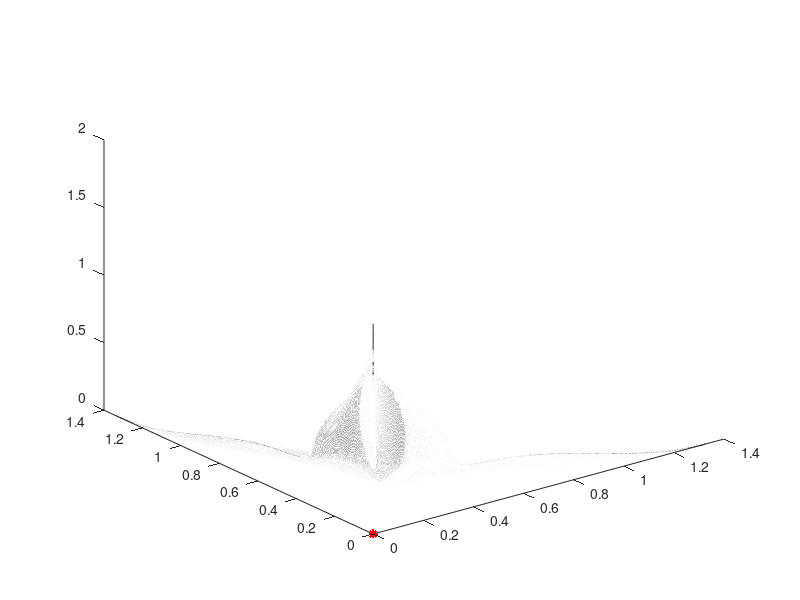

Recreate this plot in MATLAB.
P =1;
M = 8; %% objs
%%%%%%%%%%%%%%%%%%%%%%%%%%%%%%%%%%%%%%%%%%%%%%%%%%%%%%%%%%
x=[0:0.001:1];
A=2;
B=1;
S=2;
%%%%%%%%%%%%%%%%%%%%%%%%%%%%%%%%%%%%%%%%%%%%%%%%%%%%%%%%%%
x=[0:0.001:1];
y=[0:0.001:1];
[u,v]=meshgrid(x,y);
m1 =  2 - exp(cos(A.*power(u, B).*pi)+0.5.*(cos(A.*power(u, B).*pi)-0.5).^4)./(power(2, S).* A);
m2 =  2 - exp(cos(A.*power(v, B).*pi)+0.5.*(cos(A.*power(v, B).*pi)-0.5).^4)./(power(2, S).* A);
ma=(m1.*m2)./2;
m=ma;
f1=m.*(1-cos(u.*pi./2)).*(1-cos(v.*pi./2));
f2=m.*(1-cos(u.*pi./2)).*(1-sin(v.*pi./2));
f3=m.*(1-sin(u.*pi./2));
plot3(f1,f2,f3,'k');
hold on
%%%%%%%%%%%%%%%%%%%%%%%%%%%%%%%%%%%%%%%%%%%%%%%%%%%%%%%%%%
%% parameters in knee function;
m1 =  2 - exp(cos(A.*power(x, B).*pi)+0.5.*(cos(A.*power(x, B).*pi)-0.5).^4)./(power(2, S).* A);
%% find the index of the minima  
[~,N] = size(x); %% the size of x
index = round(N/2); %% there are two minima of the knee function. 
[mm,mxid] = min(m1(1,1:index));
[mm2,mxid2] = min(m1(1,index:N));
%% corresponding x 
xknee = [];
minx = x(mxid);
minx2 = x(mxid2+index-1);
xknee =[xknee;minx;minx2];
fxknee = repmat(xknee',M-1,1); %% the xknee set.
%%%%%%%%%%%%%%%%%%%%%%%%%%%%%%%%%%%%%%%%%%%%%%%%%%%%%%%%%%%%%%%%%%%%%%%%%%%
%% parameters in knee function;
m1 =  2 - exp(cos(A.*power(x, B).*pi)+0.5.*(cos(A.*power(x, B).*pi)-0.5).^4)./(power(2, S).* A);
%%%%%%%%%%%%%%%%%%%%%%%%%%%%%%%%%%%%%%%%%%%%%%%%%%%%%%%%%%%%%%%%%%%%%%%%%%%
%% find the index of the minima  
[~,N] = size(x); %% the size of x
index = round(N/2); %% there are two minima of the knee function. 
[mm,mxid] = min(m1(1,1:index));
[mm2,mxid2] = min(m1(1,index:N));
%% corresponding x 
xknee = [];
minx = x(mxid);
minx2 = x(mxid2+index-1);
xknee =[xknee;minx;minx2];
fxknee = repmat(xknee',M-1,1); %% the xknee set.
%%%%%%%%%%%%%%%%%%%%%%%%%%%%%%%%%%%%%%%%%%%%%%%%%%%%%%%%%%%%%%%%%%%%%%%%%%%
%% do combinations among the fxknee. [1 2;4 5;7 8;10 11;13 14....] 
%% if there are 1 interval, then there are in the same line
com = zeros(M-1,2); %% 2 --> two minima
for i=1:M-1
   com(i,1) = 3*i-2;
   com(i,2) = 3*i-1;
end
com2 = reshape(com,[1,2*(M-1)]);
com3 = combnk(com2,M-1);
fcom = [];
[nr,nc] = size(com3);
for i=1:nr
    com4 = combnk(com3(i,:),2);
    [row,col] = size(com4);
    com5 = com4(:,2)-com4(:,1);
    if ~any((com5+1)==0) & ~any((com5-1)==0)
        fcom = [fcom;com3(i,:)];
    end
end
fcom = sort(fcom,2); %% sort array and save the position of the xknee.
[nrf,ncf] = size(fcom);
oxknee = xknee';
vark = []; %% save the true x knee point
ffcom = mod(fcom,3);
for i=1:nrf
    for j =1: ncf
        if ffcom(i,j) == 1
            tmp =  oxknee(1,1);
            vark(i,j) = tmp;
        end
        if  ffcom(i,j) == 2
            tmp =  oxknee(1,2);
            vark(i,j) = tmp;
        end
    end
end
mk = zeros(nrf,M-1);
mknee = zeros(nrf,1);
for i=1:M-1
    mk(:,i)  = 2 - exp(cos(A.*power(vark(:,i), B).*pi)+0.5.*(cos(A.*power(vark(:,i), B).*pi)-0.5).^4)./(power(2, S).* A);
end
Tr = mk'; %% transposition
if M>2
   mknee = prod(Tr(:,1:nrf))./(M-1); %% multiplicative
end
if M==2
   mknee = Tr(:,1:nrf)./(M-1); %% multiplicative
end
mknee = (mknee'); %% transposition
%% construct the shape functions:           
PopObj = ones(nrf,M);     
for i=1:M
    PopObj(:,i) = PopObj(:,i).*mknee;  
 end
 for i=1:M
               for j=1:M-i
                  PopObj(:,i) =  PopObj(:,i).*(1-cos(power(vark(:,j), P).*pi./2))
               end
               if i~=1
                   aux = M - i +1;
                   PopObj(:,i)= PopObj(:,i).*(1-sin(power(vark(:,aux), P).*pi./2));
               end
end
%%%%%%%%%%%%%%%%%%%%%%%%%%%%%%%%%%%%%%%%%%%%%%%%%%%%%%%%%%
plot3(PopObj(:,1),PopObj(:,2),PopObj(:,3),'r*');
hold on
%%%%%%%%%%%%%%%%%%%%%%%%%%%%%%%%%%%%%%%%%%%%%%%%%%%%%%%%%%%
% saveKnee('PMOP9-',PopObj,M);
% view(124,21)
